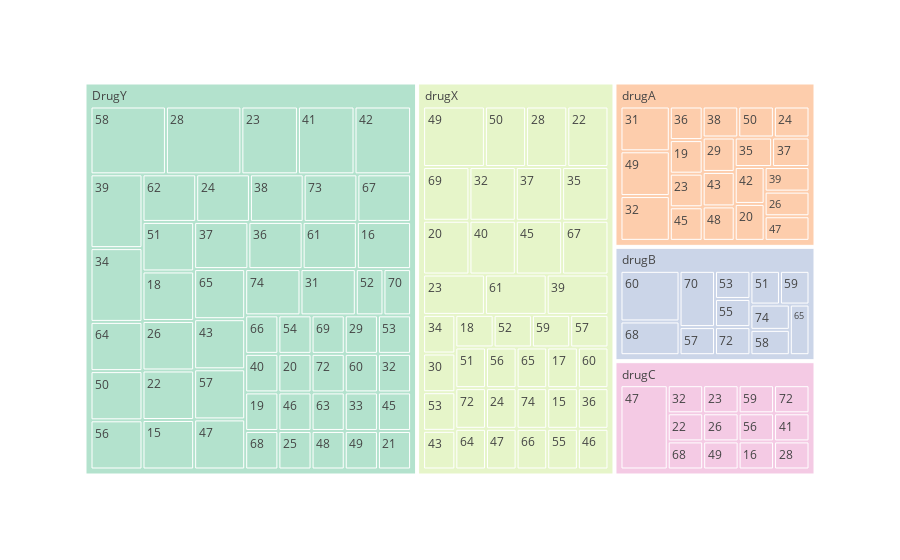

The notebook cell saved with this chart:
### Markdown cell above
## Treemap para analisar a correlação entre droga/medicamento e idade

### Code cell
grafico = px.treemap(df, path=['Drug', 'Age'], color='Drug',
    color_discrete_sequence=px.colors.qualitative.Pastel2)
grafico.show()

### Figure 1 — Plotly figure (JSON) as saved in the notebook; plotly's stock layout.template omitted (floating-point values rounded to 4 significant figures; data arrays with more than 128 entries replaced by an {"elided": "..."} marker saying what was removed)
{"data": [{"branchvalues": "total", "customdata": {"elided": "140x1 str values"}, "domain": {"x": [0, 1], "y": [0, 1]}, "hovertemplate": "labels=%{label}<br>count=%{value}<br>parent=%{parent}<br>id=%{id}<br>Drug=%{customdata[0]}<extra></extra>", "ids": {"elided": "140 str values"}, "labels": {"elided": "140 str values"}, "marker": {"colors": {"elided": "140 str values"}}, "name": "", "parents": {"elided": "140 str values"}, "type": "treemap", "values": {"elided": "140 int values"}}], "layout": {"legend": {"tracegroupgap": 0}, "margin": {"t": 60}, "treemapcolorway": ["rgb(179,226,205)", "rgb(253,205,172)", "rgb(203,213,232)", "rgb(244,202,228)", "rgb(230,245,201)", "rgb(255,242,174)", "rgb(241,226,204)", "rgb(204,204,204)"]}}
